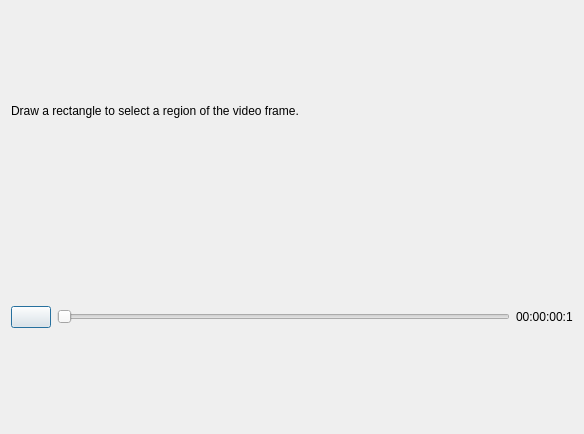
<?xml version="1.0" encoding="UTF-8"?>
<ui version="4.0">
 <class>Dialog</class>
 <widget class="QDialog" name="Dialog">
  <property name="geometry">
   <rect>
    <x>0</x>
    <y>0</y>
    <width>584</width>
    <height>434</height>
   </rect>
  </property>
  <property name="windowTitle">
   <string>Select Region</string>
  </property>
  <property name="windowIcon">
   <iconset resource="../../../images/openshot.qrc">
    <normaloff>:/openshot.svg</normaloff>:/openshot.svg</iconset>
  </property>
  <property name="autoFillBackground">
   <bool>false</bool>
  </property>
  <layout class="QGridLayout" name="gridLayout">
   <item row="4" column="0">
    <widget class="QDialogButtonBox" name="buttonBox">
     <property name="enabled">
      <bool>true</bool>
     </property>
     <property name="orientation">
      <enum>Qt::Horizontal</enum>
     </property>
     <property name="standardButtons">
      <set>QDialogButtonBox::NoButton</set>
     </property>
    </widget>
   </item>
   <item row="3" column="0">
    <layout class="QHBoxLayout" name="horizontalLayout">
     <item>
      <layout class="QVBoxLayout" name="verticalLayout">
       <item>
        <widget class="QLabel" name="lblInstructions">
         <property name="text">
          <string>Draw a rectangle to select a region of the video frame.</string>
         </property>
        </widget>
       </item>
       <item>
        <layout class="QHBoxLayout" name="horizontalLayout_3">
         <item>
          <widget class="QPushButton" name="btnPlay">
           <property name="text">
            <string/>
           </property>
            <property name="icon">
             <iconset theme="media-playback-start" resource="../../../images/openshot.qrc">
              <normaloff>:/icons/Humanity/actions/16/media-playback-start.svg</normaloff>:/icons/Humanity/actions/16/media-playback-start.svg</iconset>
            </property>
           <property name="checkable">
            <bool>true</bool>
           </property>
          </widget>
         </item>
         <item>
          <widget class="QSlider" name="sliderVideo">
           <property name="tracking">
            <bool>true</bool>
           </property>
           <property name="orientation">
            <enum>Qt::Horizontal</enum>
           </property>
          </widget>
         </item>
         <item>
          <widget class="QLabel" name="lblVideoTime">
           <property name="text">
            <string>00:00:00:1</string>
           </property>
          </widget>
         </item>
        </layout>
       </item>
      </layout>
     </item>
    </layout>
   </item>
  </layout>
  <action name="actionPlay">
   <property name="icon">
    <iconset theme="media-playback-start" resource="../../../images/openshot.qrc">
     <normaloff>:/icons/Humanity/actions/16/media-playback-start.svg</normaloff>:/icons/Humanity/actions/16/media-playback-start.svg</iconset>
   </property>
   <property name="text">
    <string>Play</string>
   </property>
   <property name="toolTip">
    <string>Play</string>
   </property>
  </action>
 </widget>
 <resources/>
 <connections>
  <connection>
   <sender>buttonBox</sender>
   <signal>rejected()</signal>
   <receiver>Dialog</receiver>
   <slot>reject()</slot>
   <hints>
    <hint type="sourcelabel">
     <x>184</x>
     <y>234</y>
    </hint>
    <hint type="destinationlabel">
     <x>286</x>
     <y>274</y>
    </hint>
   </hints>
  </connection>
  <connection>
   <sender>buttonBox</sender>
   <signal>accepted()</signal>
   <receiver>Dialog</receiver>
   <slot>accept()</slot>
   <hints>
    <hint type="sourcelabel">
     <x>184</x>
     <y>228</y>
    </hint>
    <hint type="destinationlabel">
     <x>157</x>
     <y>274</y>
    </hint>
   </hints>
  </connection>
 </connections>
</ui>
